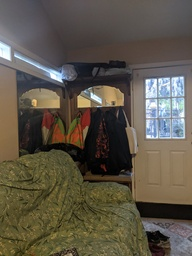
#> input picture image/ind1.jpg, 192 x 256 px, shrunk from 1200 x 1600 before the run, found by its file name
$ python main.py   (older library calls are emulated)
#> lines starting #> are read from the running program, lines starting #| are printed output that depends on the picture
### funcs.py
import cv2
import matplotlib.pyplot as plt
import matplotlib.image as mpimg
import numpy as np
import random as rand
import math
import os
from scipy import ndimage
from scipy import misc
from PIL import Image
from skimage.draw import polygon
from skimage.transform import *
from skimage.feature import corner_harris, peak_local_max
from skimage.draw import polygon_perimeter as pp
from skimage.filters import gaussian
from scipy.interpolate import *
from skimage.color import rgb2gray
from scipy.ndimage.morphology import  distance_transform_edt

def load_image(filepath):
#> called with filepath = './photos/ind1.jpg'
    img = mpimg.imread(filepath)
#> img is the input picture: shape (256, 192, 3); mean R, G, B 93.3, 86.1, 73
    plt.subplot()
    plt.imshow(img)
    return img/255.0
#> call 2 of load_image, with filepath = './photos/ind2.jpg'
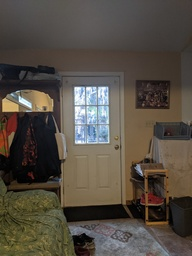
#> input picture image/ind2.jpg, 192 x 256 px, shrunk from 1200 x 1600 before the run, found by its file name
#> in load_image, img is the input picture: shape (256, 192, 3); mean R, G, B 84.4, 76.9, 67.4
#> call 3 of load_image, with filepath = './photos/ind3.jpg'
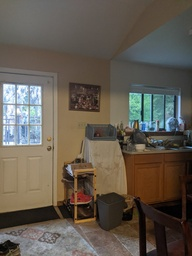
#> input picture image/ind3.jpg, 192 x 256 px, shrunk from 1200 x 1600 before the run, found by its file name
#> in load_image, img is the input picture: shape (256, 192, 3); mean R, G, B 98.6, 90.9, 80.4

# [5 lines left out: function getpoints, not called in this run]


def computeH(point_1,point_2):
	string = []
	vector = []
	for i in range(4):
		x = point_1[i][0]
		y = point_1[i][1]
		x_p = point_2[i][0]
		y_p = point_2[i][1]
		string.append(['{}'.format(-x), '{}'.format(-y), '-1', '0', '0', '0', '{}'.format(x*x_p), '{}'.format(y*x_p)])
		string.append(['0', '0', '0', '{}'.format(-x), '{}'.format(-y), '-1', '{}'.format(x*y_p), '{}'.format(y*y_p)])

		vector.append(('{}'.format(-x_p), '{}'.format(-y_p)))

	A = np.array(string).astype(np.float)
	b = np.reshape(np.array(vector).astype(np.float),(8,1))
	matrix = np.linalg.lstsq(A, b)[0]
	# print (np.reshape(np.vstack((matrix, np.array(1.0))), (3,3)))
	H = np.reshape(np.vstack((matrix, np.array(1.0))), (3,3))

	# xmax, xmin = H.max(), H.min()
	# H = (H - xmin)/(xmax - xmin)
	return H
## need to rewize
# [148 lines left out: functions Warp, tp, blender, lap_pyr, maskmultiblend, not called in this run]


def blender(image1, image2):
	base = np.zeros((image1.shape))
	for a in range(image1.shape[0]):
		for b in range(image1.shape[1]):
			A =  image1[a, b, 0] + image1[a, b, 1] + image1[a, b, 2]
			B =  image2[a, b, 0] + image2[a, b, 1] + image2[a, b, 2]
			if A == B :
				base[a, b, :] = image1[a, b, :] * (1  - .75) + image2[a, b, :] * .75
			else:
				base[a, b, :] = image1[a, b, :] + image2[a, b, :]

	return base


def get_harris_corners(im, edge_discard=20):
    """
    This function takes a b&w image and an optional amount to discard
    on the edge (default is 5 pixels), and finds all harris corners
    in the image. Harris corners near the edge are discarded and the
    coordinates of the remaining corners are returned. A 2d array (h)
    containing the h value of every pixel is also returned.
    h is the same shape as the original image, im.
    coords is 2 x n (ys, xs).
    """
#> called with edge_discard = 20

    assert edge_discard >= 20

    # find harris corners
    h = corner_harris(im, method='eps', sigma=1)
    coords = peak_local_max(h, min_distance=15, indices=True)
#> coords = 31 pairs, first value 31 to 231, second value 19 to 173

    # discard points on edge
    edge = edge_discard  # pixels
    mask = (coords[:, 0] > edge) & \
           (coords[:, 0] < im.shape[0] - edge) & \
           (coords[:, 1] > edge) & \
           (coords[:, 1] < im.shape[1] - edge)
    coords = coords[mask].T
    return h, coords

def RANSAC(best_1, best_2):

	final_2 = []
	for i in range(1000):
		sam_1 = []
		sam_2 = []
		final = []
		size = range(1, len(best_1[0]))
		rand_4 = rand.sample(size, 4)
		for i in rand_4:
			sam_1.append((best_1[0][i], best_1[1][i]))
			sam_2.append((best_2[0][i], best_2[1][i]))


		sam_1 = np.array(sam_1)
		sam_2 = np.array(sam_2)

		H = computeH(sam_1, sam_2)


		err = np.dot(H, np.vstack((best_1, np.ones((1, best_1.shape[1])))))
		base = np.ones(err.shape)
		correct = np.zeros(err.shape)
		# err = err
		# print("this is error {} ".format(err[2,:]))
		# print(err.shape)
		base[0,:] = err[0,:] / err[2,:]
		base[1,:] = err[1,:] / err[2,:]
		base[2,:] = err[2,:] / err[2,:]
		correct[0,:] = best_2[0,:]
		correct[1,:] = best_2[1,:]
	# [5 lines of commented-out code are left out]
		sqe = np.sqrt( np.square(base[0,:] - correct[0,:]) + np.square(base[1,:] - correct[1,:]))
		for i in range(len(best_1[0])):
			if sqe[i] < .6:

				final.append(((best_1[0][i], best_1[1][i]) , (best_2[0][i], best_2[1][i])))

		if len(final_2) < len(final):
			final_2 = final
	# print(final_2)

	return final_2
def dist2(x, c):
    """
    dist2  Calculates squared distance between two sets of points.
    Description
    D = DIST2(X, C) takes two matrices of vectors and calculates the
    squared Euclidean distance between them.  Both matrices must be of
    the same column dimension.  If X has M rows and N columns, and C has
    L rows and N columns, then the result has M rows and L columns.  The
    I, Jth entry is the  squared distance from the Ith row of X to the
    Jth row of C.
    Adapted from code by Christopher M Bishop and Ian T Nabney.
    """

    ndata, dimx = x.shape
    ncenters, dimc = c.shape
    assert(dimx == dimc, 'Data dimension does not match dimension of centers')

    return (np.ones((ncenters, 1)) * np.sum((x**2).T, axis=0)).T + \
            np.ones((   ndata, 1)) * np.sum((c**2).T, axis=0)    - \
            2 * np.inner(x, c)

# [46 lines left out: functions mosaic_idoorpA, rectify_chesspA, not called in this run]
class PS:
	def __init__(self, score, point):
		self.score = score
		self.point = point
	def scorer(self):
		return self.score
	def pointer(self):
		return self.point
def ANMS_discripor(image, normalize=True):
	gray = rgb2gray(image)
	value, coor = get_harris_corners(gray)
	# c = coor.T
	# print(c.shape)
	# print("x = {} y = {} value = {} ".format(c[0], c[1], value[c[0], c[1]]))

	c = coor.T.tolist()
#> c = 29 pairs, first value 31 to 231, second value 27 to 165
	list_of_coor = []
	# maxi = 0
	radiues = {}
	print("got the harris points now computing the for loop:\n")
	for main_point in c:

		amin = np.array([main_point])
		for other_point in c:
			if(value[main_point[0], main_point[1]] < (.9 * value[other_point[0], other_point[1]])):
			# if the other point has higher value of fxy than our mainpoint we just add it to the lits.
				list_of_coor.append(other_point)
		# list_of_coor.append(np.array(list_of_values))
		while(len(list_of_coor) != 0):

			norm = dist2(amin, np.array(list_of_coor))
			list_of_best = np.amin(norm).astype(float).item()
			radiues[tuple(main_point)] = list_of_best

			break

		list_of_coor = []
#> this loop made 29 passes
#> amin on passes 2 to 13: [[79, 156]], [[106, 78]], [[136, 147]], [[98, 146]], [[107, 59]], [[126, 130]], [[104, 122]], [[231, 158]], [[118, 146]], [[126, 87]], [[100, 33]], [[202, 135]]
#> amin on pass 1: [[81, 61]]
#> after the loop, radiues = 28 items


		# now we wan to find the norm2  between our points and the rest of the points with better score in the
	sort = sorted(radiues.items(), key=lambda x: x[1], reverse=True)
#> sort = 28 items
	# print(sort)
	# Now we want to return the best 600 points

		# the list_of_coor and add it to our dict
	# print(sort[:600])
		# once the second loop is done we get the U2 norms compare to the main point
		# # print("x={}, y ={}".format(c[i][1], c[i][0]))
		# list_of_coor.append((c[i][1], c[i][0]))
		# # if c[i][1] > maxi:
		# # 	maxi = c[i][1]x

	best_points = []

###3 you can run this part of the code to get the points on the image.I had to save them  manualy
	for i in range(len(sort[:600])):
		best_points.append((sort[i][0][1], sort[i][0][0]))
#> this loop made 28 passes
#> after the loop, best_points = 28 pairs, first value 27 to 165, second value 31 to 231

	best_points = np.array(best_points).T

	# print(np.amax(best_points[1]))
	# plt.imshow(image)
	# plt.plot(best_points[0], best_points[1], 'bo')
	# plt.show()

	#  now that we have the 600 points of intrest we now wanna find the discriptors
	# we set out patch size to be 50 therefore for each point we need a offset so we can make that 50 *50 patch
	# the offset should be equal to 25
	def patchmaker(point, image, size):
		patch = np.zeros((size, size))
		for i in range(size):

			for j in range(size):

				patch[i][j] = image[point[1] + i][point[0] + j]

		return resize(patch, (8 , 8), mode='constant')
	patch_size = 40
	offset = 20
	list_points = []
	patch_dic = {}
	for i in range(len(best_points[0])):

		yx_offset = (best_points[0][i] - offset , best_points[1][i] - offset)

		if(yx_offset[1] >= image.shape[0]  - patch_size - 1  or yx_offset[0] >= image.shape[1] - patch_size - 1):

			continue
		patch = patchmaker(yx_offset, gray, patch_size)

		if normalize:
			patchnorm = (patch - np.mean(patch))/np.std(patch)
			patch_dic[(best_points[1][i] , best_points[0][i])] = np.reshape(patchnorm, (1, 64))
			list_points.append((best_points[1][i] , best_points[0][i]))
		else:
			patch_dic[(best_points[1][i] , best_points[0][i])] = np.reshape(patchnorm, (1, 64))
			list_points.append((best_points[1][i] , best_points[0][i]))
#> this loop made 28 passes
#> yx_offset on passes 1 to 12: (138, 211), (136, 59), (7, 207), (127, 116), (63, 161), (36, 11), (12, 158), (77, 48), (115, 182), (110, 151), (58, 86), (118, 21)
#> after the loop, list_points = 28 pairs, first value 31 to 231, second value 27 to 165; patch_dic = 28 items
		# mpimg.imsave("./indoor_batches/ind_batch{}.jpg".format(str(i)), patchnorm)


# now that we have our normalized batches we need to find the matches in the other picter

	return value, c , list_points, patch_dic

def match_finder(points1, key_1, points2, key_2):
	dic = {}
	k = 0
	print("matchfinder loop:\n")
	for i in key_1:
		dic_2 = {}
		for j in key_2:
			dic_2[j] = dist2(points1[i], points2[j])
		dic_2 = sorted(dic_2.items(), key=lambda x: x[1])

		# [7 lines of commented-out code are left out]
		if dic_2[0][1]/dic_2[1][1] < .38:
			dic[i] = dic_2[0][0]

		k += 1


	return dic
def mosaic_indoor_Auto():
	LP = load_image('./photos/ind1.jpg')
	CP = load_image('./photos/ind2.jpg')
	RP = load_image('./photos/ind3.jpg')
	# [16 lines of commented-out code are left out]
	H_l, coord_l, batchkey,batchnorm = ANMS_discripor(LP)
#> coord_l has the same summary as c in ANMS_discripor; batchkey has the same summary as list_points in ANMS_discripor; batchnorm = 28 items
	H_2, coord_2, batchkey_2, batchnorm_2 = ANMS_discripor(CP)
#> the loop in ANMS_discripor (call 2), `for main_point in c: ` made 24 passes
#> amin on passes 2 to 13: [[106, 75]], [[175, 142]], [[142, 75]], [[110, 52]], [[233, 84]], [[142, 108]], [[123, 107]], [[105, 107]], [[206, 148]], [[203, 121]], [[197, 169]], [[176, 165]]
#> amin on pass 1: [[87, 75]]
#> the loop in ANMS_discripor (call 2), `for i in range(len(sort[:600])):` made 23 passes
#> the loop in ANMS_discripor (call 2), `for i in range(len(best_points[0])): ` made 23 passes
#> yx_offset on passes 1 to 12: (122, 155), (64, 213), (139, 13), (5, 51), (83, 31), (13, 158), (87, 103), (123, 84), (55, 122), (101, 183), (149, 177), (88, 122)
#> coord_2 = [[87, 75], [106, 75], [175, 142], [142, 75], [110, 52], [233, 84], [142, 108], [123, 107], [105, 107], [206, 148], [203, 121], [197, 169], [176, 165], [221, 167], [208, 63], [104, 143], [71, 25], [178, 33], [73, 53], [185, 100], [51, 103], [33, 159], [51, 120], [41, 79]]; batchkey_2 = [(175, 142), (233, 84), (33, 159), (71, 25), (51, 103), (178, 33), (123, 107), (104, 143), (142, 75), (203, 121), (197, 169), (142, 108), (208, 63), (206, 148), (185, 100), (73, 53), (41, 79), (221, 167), (110, 52), (176, 165), (106, 75), (105, 107), (51, 120)]; batchnorm_2 = 23 items
	H_3, coord_3, batchkey_3, batchnorm_3 = ANMS_discripor(RP)
#> call 3 of get_harris_corners, with edge_discard = 20
#> in get_harris_corners (call 3), `h = corner_harris(im, method='eps', sigma=1)`:
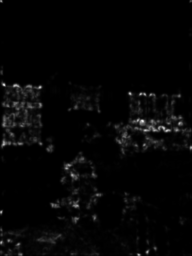
#> h: shape (256, 192) float64; min 4.36e-06, max 0.91, mean 0.0236
#> in get_harris_corners (call 3), `coords = peak_local_max(h, min_distance=15, indices=True)`: coords = 27 pairs, first value 19 to 235, second value 15 to 167
#> coord_3 = [[121, 142], [130, 167], [87, 39], [93, 130], [175, 72], [205, 77], [104, 40], [205, 52], [194, 97], [218, 94], [143, 40], [125, 21], [174, 93], [107, 75], [235, 59], [111, 99], [200, 125], [61, 111], [38, 146], [67, 158], [50, 45], [45, 28], [48, 63], [27, 98]]; batchkey_3 = [(87, 39), (205, 77), (175, 72), (45, 28), (38, 146), (143, 40), (50, 45), (61, 111), (27, 98), (107, 75), (67, 158), (93, 130), (200, 125), (125, 21), (130, 167), (205, 52), (111, 99), (194, 97), (218, 94), (174, 93), (48, 63), (104, 40)]; batchnorm_3 = 22 items
	matchpoints = match_finder(batchnorm, batchkey, batchnorm_2, batchkey_2)
#> the loop in match_finder, `for i in key_1:` made 28 passes
#> i on passes 3 to 14: (227, 27), (136, 147), (181, 83), (31, 56), (178, 32), (68, 97), (202, 135), (171, 130), (106, 78), (41, 138), (225, 118), (194, 108)
#> (i, k) on passes 1 to 2: ((231, 158), 1), ((79, 156), 2)
	matchpoints_2 = match_finder(batchnorm_3, batchkey_3, batchnorm_2, batchkey_2)
#> the loop in match_finder (call 2), `for i in key_1:` made 22 passes
	matchpoints_3 = match_finder(batchnorm_2, batchkey_2, batchnorm_2, batchkey_2)
	point1= []
	point2= []
	point2_2= []
	point3= []
	point4 = []
	point5 = []
	for i , j in matchpoints.items():

		point1.append(i)
		point2.append(j)
#> this loop made 7 passes
#> (i, j) on passes 1 to 7: ((231, 158), (233, 84)), ((136, 147), (142, 75)), ((68, 97), (71, 25)), ((202, 135), (208, 63)), ((67, 124), (73, 53)), ((104, 122), (110, 52)), ((98, 146), (106, 75))
	for i , j in matchpoints_2.items():
		point3.append(i)
		point2_2.append(j)
#> this loop made 10 passes
#> (i, j) on passes 1 to 10: ((205, 77), (206, 148)), ((175, 72), (175, 142)), ((143, 40), (142, 108)), ((50, 45), (51, 103)), ((107, 75), (104, 143)), ((205, 52), (203, 121)), ((194, 97), (197, 169)), ((218, 94), (221, 167)), ((174, 93), (176, 165)), ((104, 40), (105, 107))
	for i , j in matchpoints_3.items():
		point4.append(i)
		point5.append(j)
#> this loop made 23 passes

	point1 = np.array(point1).T
	point2 = np.array(point2).T
	point4 = np.array(point4).T
	point5 = np.array(point5).T

	plt.imshow(LP)
	plt.plot(point1[1], point1[0], 'bo')
	plt.show()

	plt.imshow(CP)
	plt.plot(point2[1], point2[0], 'bo')
	plt.show()
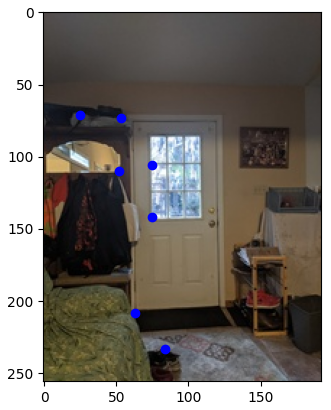
#> figure drawn by matplotlib, 1 panel
	point3 = np.array(point3).T
	point2_2 = np.array(point2_2).T

	final_point = RANSAC(point1, point2)
	Final_point2 = RANSAC(point3, point2_2)
	middle = RANSAC(point2, point2)
	point1= []
	point2= []
	point2_2= []
	point3= []
	middlelist=[]
	point5 = []
	for i in final_point:
		point1.append((i[0][1], i[0][0]))
		point2.append((i[1][1], i[1][0]))
#> this loop made 4 passes
	point1 = np.array(point1).T.astype('float32')
	point2 = np.array(point2).T.astype('float32')
	for i in Final_point2:
		point3.append((i[0][1], i[0][0]))
		point2_2.append((i[1][1], i[1][0]))
#> this loop made 7 passes
	point2_2 = np.array(point2_2).T.astype('float32')
	point3 = np.array(point3).T.astype('float32')
	for i in middle:
		middlelist.append((i[0][1], i[0][0]))
		point5.append((i[1][1], i[1][0]))
#> this loop made 7 passes
#> i on passes 1 to 7: ((233, 84), (233, 84)), ((142, 75), (142, 75)), ((71, 25), (71, 25)), ((208, 63), (208, 63)), ((73, 53), (73, 53)), ((110, 52), (110, 52)), ((106, 75), (106, 75))


	H_left = computeH(point1.T, point2.T)
	H_middle = computeH(middlelist, point5)
	H_right = computeH(point3.T.astype('float32'), point2_2.T.astype('float32'))


	plt.imshow(LP)
	plt.plot(point1[0], point1[1], 'bo')
	plt.show()

	plt.imshow(CP)
	plt.plot(point2[0], point2[1], 'bo')
	plt.show()

	plt.imshow(RP)
	plt.plot(point3[0], point3[1], 'bo')
	plt.show()
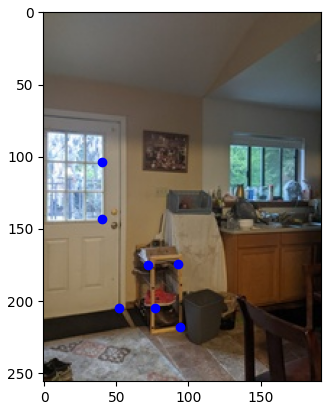
#> figure drawn by matplotlib, 1 panel

	plt.imshow(CP)
	plt.plot(point2_2[0], point2_2[1], 'bo')
	plt.show()
	newimagel = warp(LP, np.linalg.inv(H_left), output_shape=(LP.shape[0]*2, LP.shape[1]*3))
	newimagec = warp(CP, np.linalg.inv(H_middle), output_shape=(LP.shape[0]*2, LP.shape[1]*3))
	newimager = warp(RP, np.linalg.inv(H_right), output_shape=(LP.shape[0]*2, LP.shape[1]*3))
	mpimg.imsave("./auto_left.jpg", newimagel)
	mpimg.imsave("./auto_middle.jpg", newimagec)
	mpimg.imsave("./auto_right.jpg", newimager)
	newimagel = np.clip(blender(newimagel, newimagec), 0, 1)
	final = blender(newimagel, newimager)
#> after the loop in blender (call 2), `for a in range(image1.shape[0]):`:
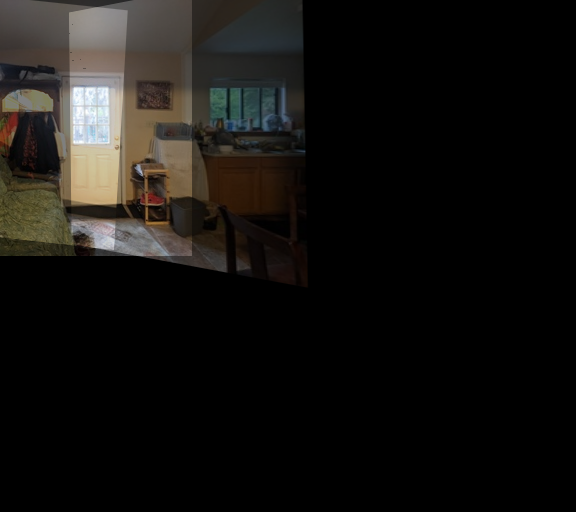
#> base: shape (512, 576, 3) float64; mean of channels 0, 1, 2 0.163, 0.149, 0.131; drawn with min black and max white


	mpimg.imsave("./auto_finish.jpg",np.clip(final,0, 1))
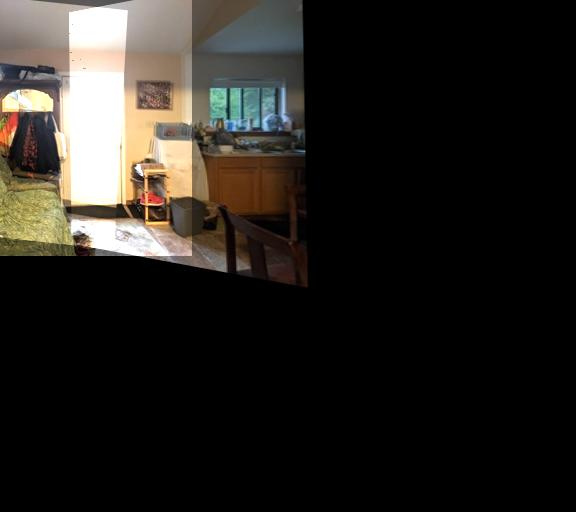
#> saved as auto_finish.jpg: shape (512, 576, 3); mean R, G, B 37.6, 34.7, 30.5
	return


# [112 lines left out: function mosaic_city_Auto, not called in this run]

### main.py
from funcs import *


def main():


	# part A mosaic in door
	# mosaic_idoorpA()

	# part A rectify chess board
	# rectify_chesspA()
	mosaic_indoor_Auto()

	#mosaic_city_Auto()

if __name__ == '__main__':
	main()
